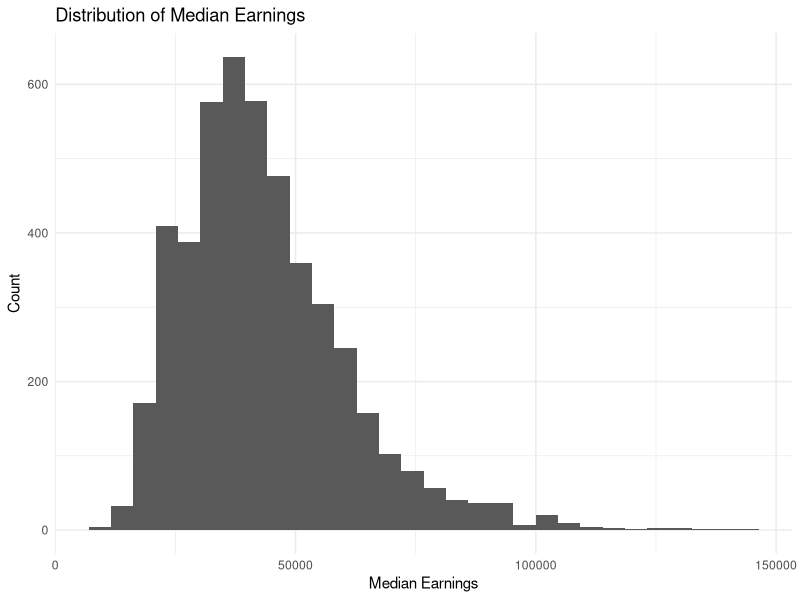
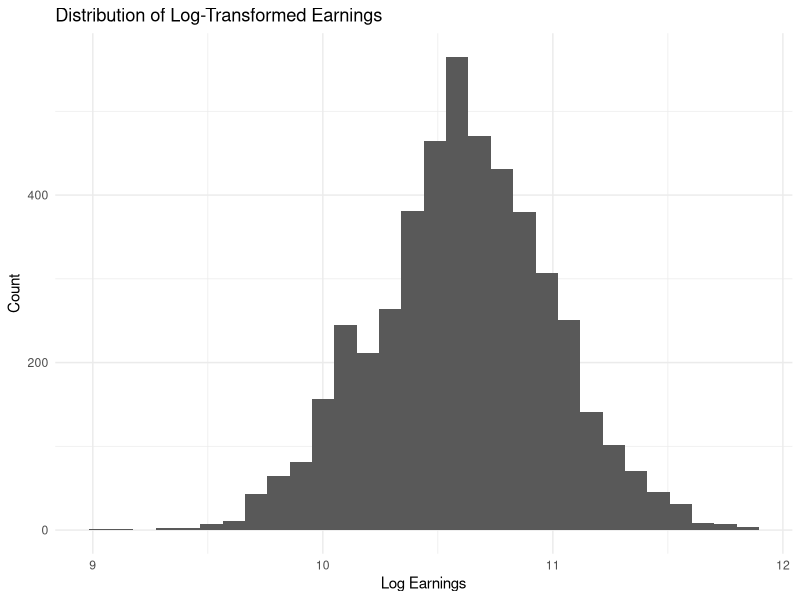
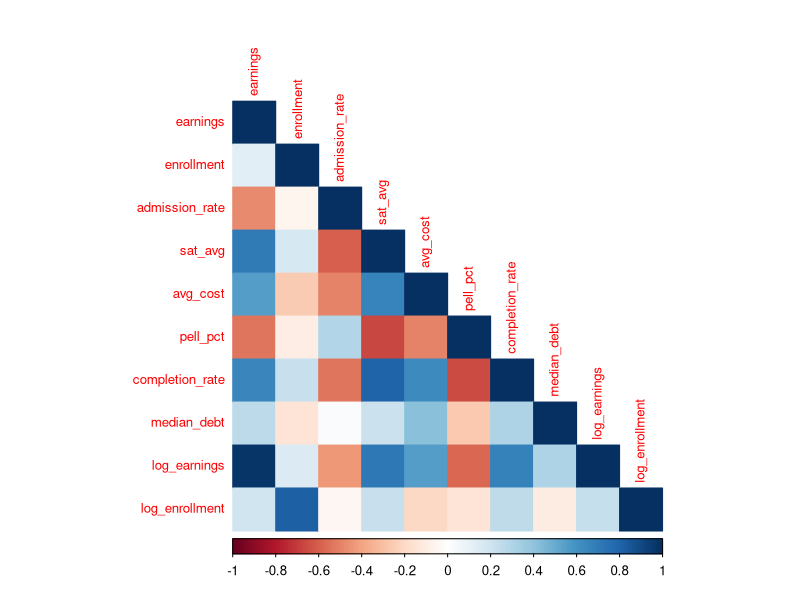
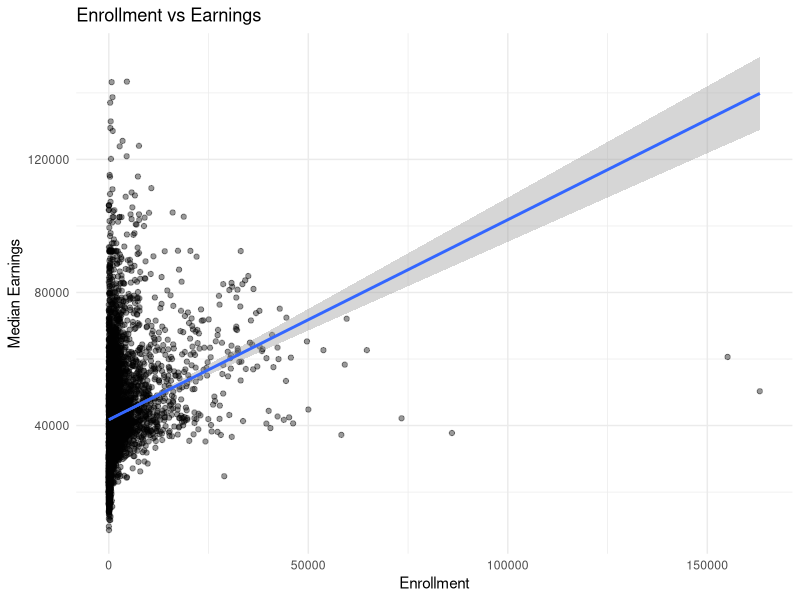
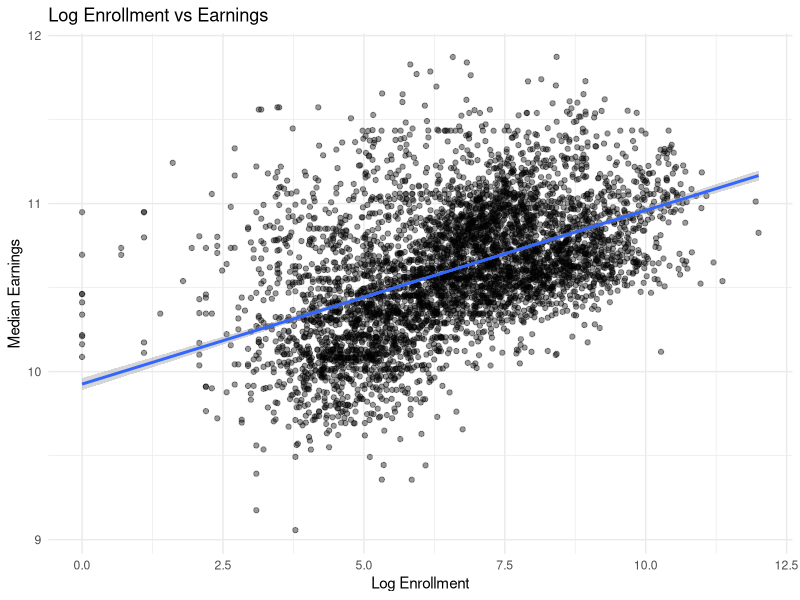

Reproduce these figures in R, in order. (Note: this script raises an error after producing the figures.)
# ==================================================
# College Earnings Analysis - Exploratory Data Analysis
# ==================================================

library(tidyverse)
library(corrplot)

college_clean <- read_csv("data/processed/college_clean.csv")

glimpse(college_clean)

college_clean %>%
  summarize(across(everything(), ~sum(is.na(.))))

college_clean <- college_clean %>%
  mutate(
    CONTROL = factor(CONTROL),
    REGION = factor(REGION)
  )

ggplot(college_clean, aes(x = earnings)) +
  geom_histogram(bins = 30) +
  labs(
    title = "Distribution of Median Earnings",
    x = "Median Earnings",
    y = "Count"
  ) +
  theme_minimal()

ggplot(college_clean, aes(x = log_earnings)) +
  geom_histogram(bins = 30) +
  labs(
    title = "Distribution of Log-Transformed Earnings",
    x = "Log Earnings",
    y = "Count"
  ) +
  theme_minimal()
# Log transform reduced skewness


numeric_vars <- college_clean %>%
  select(where(is.numeric))

par(mar = c(2,1,3,5))
cor_matrix <- cor(numeric_vars, use = "complete.obs")
corrplot(cor_matrix, method = "color",type = "lower",tl.cex = 0.8)


ggplot(
  college_clean,
  aes(x = enrollment, y = earnings)
) +
  geom_point(alpha = 0.4) +
  geom_smooth(method = "lm") +
  theme_minimal() +
  labs(
    title = "Enrollment vs Earnings",
    x= "Enrollment",
    y= "Median Earnings"
  )

ggplot(
  college_clean,
  aes(x = log_enrollment, y = log_earnings)
) +
  geom_point(alpha = 0.4) +
  geom_smooth(method = "lm") +
  theme_minimal() +
  labs(
    title = "Log Enrollment vs Earnings",
    x= "Log Enrollment",
    y= "Median Earnings"
  )


ggplot(college_clean, aes(x = insitution_type, y = earnings)
) +geom_boxplot() +
  scale_fill_discrete(
    labels = c(
      "Public",
      "Private Nonprofit",
      "Private For-Profit"
    )
  ) +
  labs(
    title = "Earnings by Institution Type",
    x="",
    y="Median Earnings"
    ) +
  theme_minimal()
